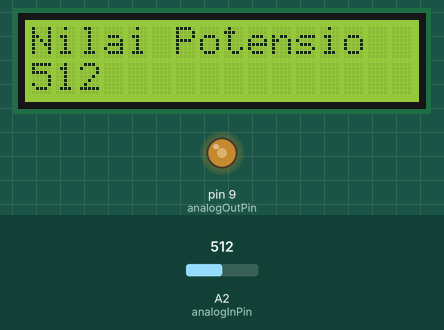
This sketch was run on a simulated Arduino Uno, built with avr-gcc and run on an emulated ATmega328P. On the bench: 16×2 character LCD, output pins drawn as LEDs (lit = HIGH). The inputs (shaded band) are chosen by the test bench; at power-on: A2 (analogInPin) = 512.

Above: at 1.2 s.
1.3 s: A2 (analogInPin) set to 716
At 2.3 s:
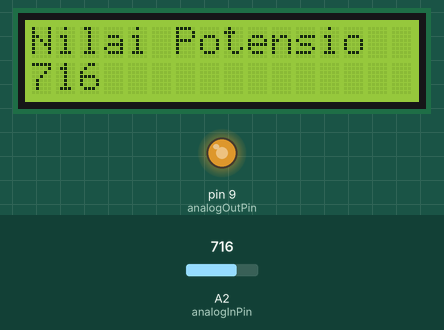
2.8 s: A2 (analogInPin) set to 900
At 3.7 s:
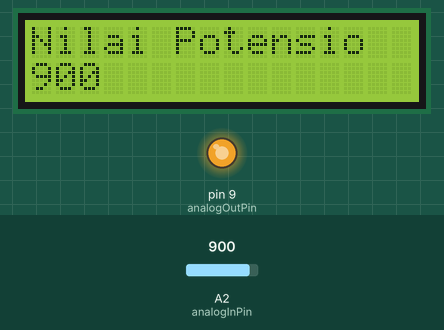
4.3 s: A2 (analogInPin) set to 122
At 5.1 s:
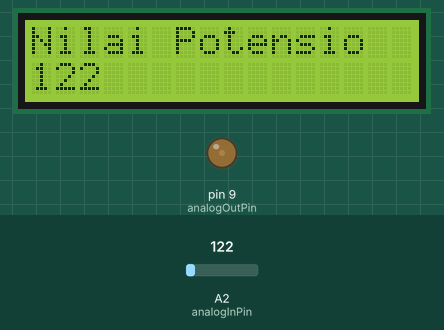
5.8 s: A2 (analogInPin) set to 0
At 6.7 s:
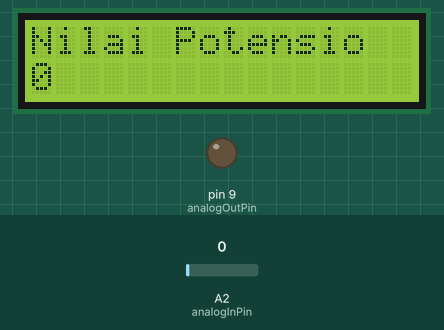
Timing chart, 0 to 8.3 s (numbered marks = the images above; inputs shaded):
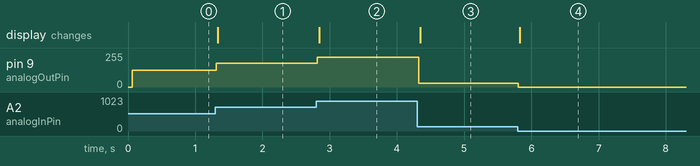

The sketch:

Lcd_Led_PWM_Potensio.ino
```cpp
#include <Wire.h>  // Comes with Arduino IDE
#include <LiquidCrystal_I2C.h>
LiquidCrystal_I2C lcd(0x27, 2, 1, 0, 4, 5, 6, 7, 3, POSITIVE);
// Analog input pin that the potentiometer is attached to
const int analogInPin = A2;
// Analog output pin that the LED is attached to
const int analogOutPin = 9;
 // value read from the pot
int sensorValue = 0;
// value output to the PWM (analog out)
int outputValue = 0;
void setup() {
// initialize serial communications at 9600 bps:
  lcd.begin(16,2);

} void loop() {
// read the analog in value:
sensorValue = analogRead( analogInPin);
// map it to the range of the analog out:
outputValue = map(sensorValue, 0, 1023, 0, 255);
// change the analog out value:
analogWrite(analogOutPin, outputValue);
// print the results to lcd
  lcd.setCursor(0,0); //Start at character 4 on line 0
  lcd.print("Nilai Potensio");
  lcd.setCursor(0,1); //Start at character 4 on line 0
  lcd.print(sensorValue);
  lcd.print("       ");
// wait 2 milliseconds before the next loop
// for the analog-to-digital converter to settle
// after the last reading:
delay(2);
}
```

Measured:
- after the input at 1.3 s, pin 9 (analogOutPin): 127/255 → 178/255 at once; the display: changes at once (image 1)
- after the input at 2.8 s, pin 9 (analogOutPin): 178/255 → 224/255 at once; the display: changes at once (image 2)
- after the input at 4.3 s, pin 9 (analogOutPin): 224/255 → 30/255 at once; the display: changes after 0.05 s (image 3)
- after the input at 5.8 s, pin 9 (analogOutPin): 30/255 → 0/255 at once; the display: changes at once (image 4)
